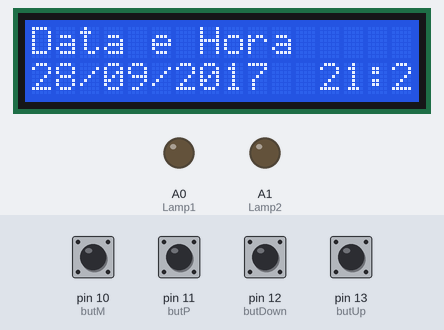
The sketch below on a simulated Arduino Uno, built with avr-gcc and run on an emulated ATmega328P. On the bench: 16×2 character LCD, output pins drawn as LEDs (lit = HIGH). The test bench sets the inputs (shaded band); at power-on: pin 10 (butM), pin 11 (butP), pin 12 (butDown), pin 13 (butUp) HIGH.

Above: at 1.2 s.
1.3 s: pin 12 (butDown) pulled LOW for 0.15 s
At 1.8 s:
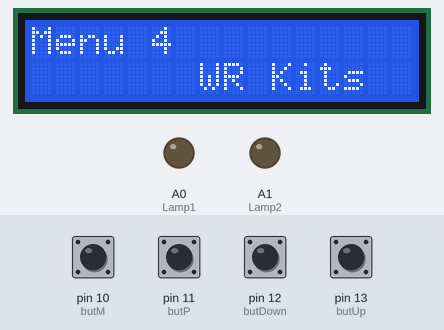
2.9 s: pin 12 (butDown) pulled LOW for 1 s
At 4.2 s:
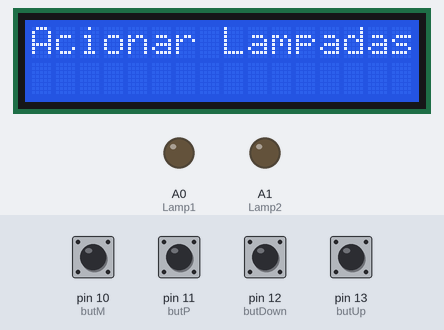
5.4 s: pin 12 (butDown) pulled LOW for 0.15 s
At 6.1 s:
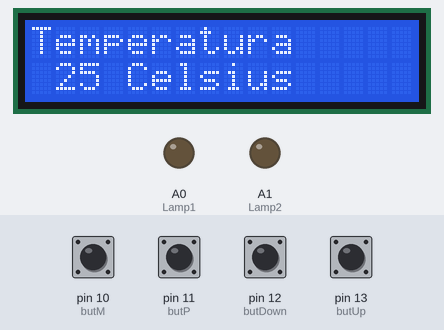
7.0 s: pin 13 (butUp) pulled LOW for 0.15 s
At 8.3 s:
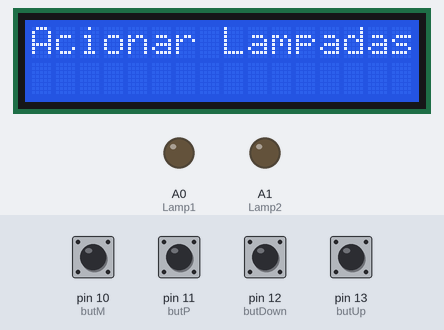
8.6 s: pin 10 (butM) pulled LOW for 0.15 s
At 9.6 s:
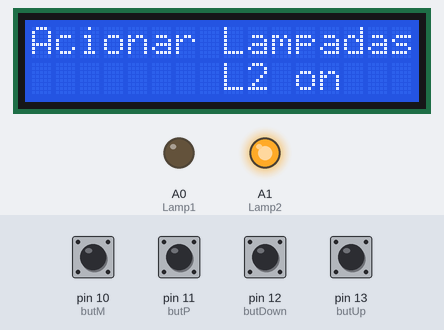
10.2 s: pin 11 (butP) pulled LOW for 0.15 s
At 10.8 s:
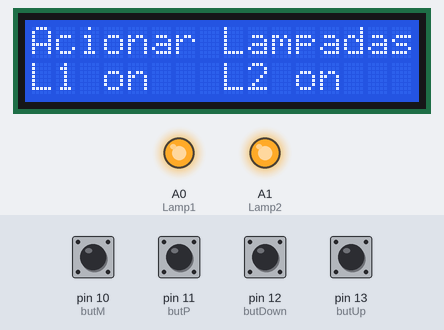
Timing chart, 0 to 12.8 s (numbered marks = the images above; inputs shaded):
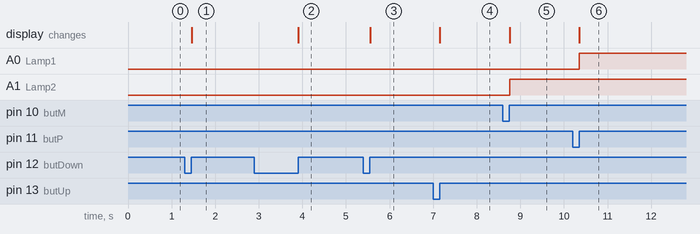

Measured:
- after the input at 1.3 s, the display: changes after 0.16 s (image 1)
- after the input at 2.9 s, the display: changes after 1.0 s (image 2)
- after the input at 5.4 s, the display: changes after 0.16 s (image 3)
- after the input at 7.0 s, the display: changes after 0.15 s (image 4)
- after the input at 8.6 s, A1 (Lamp2): LOW → HIGH after 0.15 s; the display: changes after 0.15 s (image 5)
- after the input at 10.2 s, A0 (Lamp1): LOW → HIGH after 0.15 s; the display: changes after 0.15 s (image 6)

The sketch:

lcd_submenu.ino
```cpp
/*
   Curso de Arduino WR Kits Aula 29

   www.wrkits.com.br
   facebook.com/wrkits
   youtube.com/user/canalwrkits

   Menu para Display LCD 16 x 2

   Autor: Eng. Wagner Rambo, Data: Agosto de 2015

   https://www.youtube.com/watch?v=Swr2Q1IFiBM&t=932s

*/

// --- Bibliotecas Auxiliares ---
#include <LiquidCrystal.h>                              //Biblioteca para o display LCD

// --- Mapeamento de Hardware ---
#define butUp    13                                     //Botão para selecionar tela acima no digital 13
#define butDown  12                                     //Botão para selecionar tela abaixo no digital 12
#define butP     11                                     //Botão de ajuste mais no digital 11
#define butM     10                                     //Botão de ajuste menos no digital 10
#define Lamp1    A0                                     //Saída para lâmpada 1 no A0 (será usado como digital)
#define Lamp2    A1                                     //Saída para lâmpada 2 no A1 (será usado como digital)

// --- Protótipo das Funções Auxiliares ---
void changeMenu();                                      //Função para modificar o menu atual
void dispMenu();                                        //Função para mostrar o menu atual
void data_hora();                                       //Função do menu1, data e hora
void temperatura();                                     //Função do menu2, temperatura
void lights();                                          //Função do menu3, acionamento de lampadas
void menu4();                                           //Função do menu4

// --- Variáveis Globais ---
char menu = 0x01;                                       //Variável para selecionar o menu
char set1 = 0x00, set2 = 0x00;                          //Controle das lâmpadas
boolean t_butUp, t_butDown, t_butP, t_butM;             //Flags para armazenar o estado dos botões

// --- Hardware do LCD ---
LiquidCrystal disp(8,  //RS no digital 7
                   9,  //EN no digital 6
                   4,  //D4 no digital 5
                   5,  //D5 no digital 4
                   6,  //D6 no digital 3
                   7); //D7 no digital 2

// --- Configurações Iniciais ---
void setup()
{
  disp.begin(16,2);                                      //Inicializa LCD 16 x 2

  //for(char i=9; i<13; i++) pinMode(i, INPUT_PULLUP);     //Entrada para os botões (digitais 9 a 12) com pull-ups internos

  pinMode(10, INPUT_PULLUP);
  pinMode(11, INPUT_PULLUP);
  pinMode(12, INPUT_PULLUP);
  pinMode(13, INPUT_PULLUP);

  pinMode(Lamp1, OUTPUT);                                //Configura saída para lâmpada 1
  pinMode(Lamp2, OUTPUT);                                //Configura saída para lâmpara 2

  t_butUp   = 0x00;                                      //limpa flag do botão Up
  t_butDown = 0x00;                                      //limpa flag do botão Down
  t_butP    = 0x00;                                      //limpa flag do botão P
  t_butM    = 0x00;                                      //limpa flag do botão M

  digitalWrite(Lamp1, LOW);                              //Lâmpada 1 inicia apagada
  digitalWrite(Lamp2, LOW);                              //Lâmpada 2 inicia apagada


} //end setup


// --- Loop Infinito ---
void loop()
{


   changeMenu();
   dispMenu();

} //end loop

// --- Desenvolvimento das Funções Auxiliares ---
void changeMenu()                                       //Modifica o menu atual
{
   if(!digitalRead(butUp))   t_butUp   = 0x01;          //Botão Up pressionado? Seta flag
   if(!digitalRead(butDown)) t_butDown = 0x01;          //Botão Down pressionado? Seta flag

   if(digitalRead(butUp) && t_butUp)                    //Botão Up solto e flag setada?
   {                                                    //Sim...
      t_butUp = 0x00;                                   //Limpa flag

      disp.clear();                                     //Limpa display
      menu++;                                           //Incrementa menu

      if(menu > 0x04) menu = 0x01;                      //Se menu maior que 4, volta a ser 1

   } //end butUp

   if(digitalRead(butDown) && t_butDown)                //Botão Down solto e flag setada?
   {                                                    //Sim...
      t_butDown = 0x00;                                 //Limpa flag

      disp.clear();                                     //Limpa display
      menu--;                                           //Decrementa menu

      if(menu < 0x01) menu = 0x04;                      //Se menu menor que 1, volta a ser 4

   } //end butDown

} //end changeMenu

void dispMenu()                                         //Mostra o menu atual
{
    switch(menu)                                        //Controle da variável menu
    {
       case 0x01:                                       //Caso 1
             data_hora();                               //Chama a função de relógio

             break;                                     //break
       case 0x02:                                       //Caso 2
             temperatura();                             //Chama a função do termômetro

             break;                                     //break
       case 0x03:                                       //Caso 3
             lights();                                  //Chama função para acionamento de lâmpadas

             break;                                     //break
       case 0x04:                                       //Caso 4
             menu4();                                   //Chama função para o menu4

             break;                                     //break

    } //end switch menu

} //end dispMenu

void data_hora()                                        //Data e Hora (menu1)
{

   disp.setCursor(0,0);                                 //Posiciona cursor na coluna 1, linha 1
   disp.print("Data e Hora");                           //Imprime mensagem
   disp.setCursor(0,1);                                 //Posiciona cursor na coluna 1, linha 2

   // Desenvolver uma função de data e hora...

   disp.print("28/09/2017  21:29");                       //Mostrador (apenas ilustrativo......)

} //end data_hora

void temperatura()                                      //Temperatura (menu2)
{
   disp.setCursor(0,0);                                 //Posiciona cursor na coluna 1, linha 1
   disp.print("Temperatura");                           //Imprime mensagem
   disp.setCursor(1,1);                                 //Posiciona cursor na coluna 2, linha 2

   // Desenvolver uma função de data e hora...

   disp.print("25 Celsius");                            //Mostrador (apenas ilustrativo......)

} //end temperatura()

void lights()                                           //Acionamento de lâmpadas (menu3)
{

   disp.setCursor(0,0);                                 //Posiciona cursor na coluna 1, linha 1
   disp.print("Acionar Lampadas");                      //Imprime mensagem do menu 3


   if(!digitalRead(butP))    t_butP    = 0x01;          //Botão P pressionado? Seta flag
   if(!digitalRead(butM))    t_butM    = 0x01;          //Botão M pressionado? Seta flag

   if(digitalRead(butP) && t_butP)                      //Botão P solto e flag setada?
   {                                                    //Sim...
      t_butP = 0x00;                                    //Limpa flag

      set1++;                                           //Incrementa set1

      if(set1 > 2) set1 = 0x01;                         //Se maior que 2, volta a ser 1

      switch(set1)                                      //Controle do set1
      {
          case 0x01:                                    //Caso 1
                disp.setCursor(0,1);                    //Posiciona cursor na coluna 1, linha 2
                disp.print("L1 on ");                   //Imprime mensagem
                digitalWrite(Lamp1, HIGH);              //Liga lâmpada 1
                break;                                  //Break
          case 0x02:                                    //Caso 2
                disp.setCursor(0,1);                    //Posiciona cursor na coluna 1, linha 2
                disp.print("L1 off");                   //Imprime mensagem
                digitalWrite(Lamp1, LOW);               //Desliga lâmpada 1
                break;                                  //Break

      } //end switch set1

   } //end butP

   if(digitalRead(butM) && t_butM)                      //Botão D solto e flag setada?
   {                                                    //Sim...
      t_butM = 0x00;                                    //Limpa flag

      set2++;                                           //Incrementa set2

      if(set2 > 2) set2 = 0x01;                         //Se maior que 2, volta a ser 1

      switch(set2)                                      //Controle do set2
      {
          case 0x01:                                    //Caso 1
                disp.setCursor(8,1);                    //Posiciona cursor na coluna 8, linha 2
                disp.print("L2 on ");                   //Imprime mensagem
                digitalWrite(Lamp2, HIGH);              //Liga lâmpada 2
                break;                                  //Break
          case 0x02:                                    //Caso 2
                disp.setCursor(8,1);                    //Posiciona cursor na coluna 8, linha 2
                disp.print("L2 off");                   //Imprime mensagem
                digitalWrite(Lamp2, LOW);               //Liga lâmpada 1
                break;                                  //Break

      } //end switch set1

   } //end butM


} //end lights

void menu4()                                            //Função genérica para um quarto menu...
{
   disp.setCursor(0,0);                                 //Posiciona cursor na coluna 1, linha 1
   disp.print("Menu 4");                                //Imprime mensagem
   disp.setCursor(7,1);                                 //Posiciona cursor na coluna 8, linha 2

   // Desenvolver uma função de data e hora...

   disp.print("WR Kits");                               //Créditos


} //end menu4


   //pode-se implementar quantos menus quiser
   //............
```
